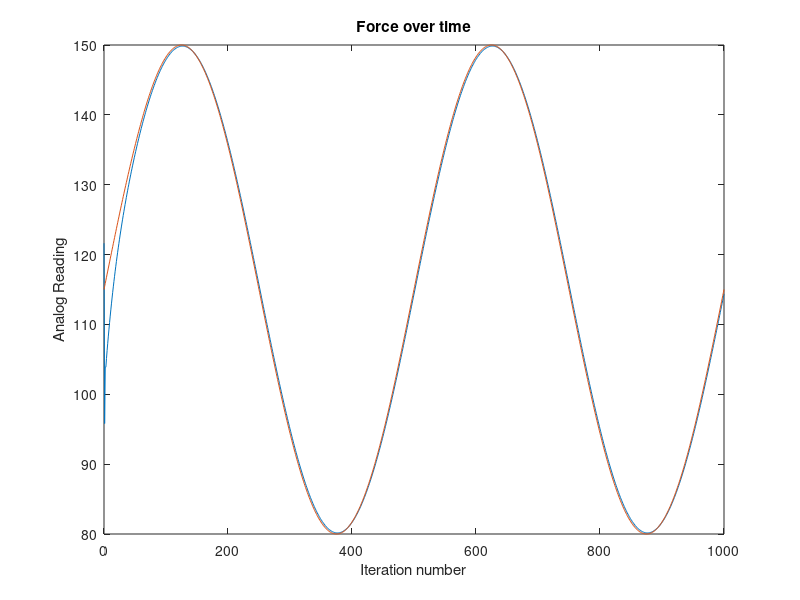

Write the MATLAB code that produced this figure.
% values with alpha = 0.036
e_i_old = 0;
e_f_old = 0;
KP = 211.7;
KI = 1971.9;
KD = 11.45;
alpha = 0.07053;
beta = 0.008763;
alpha_G = 0.7575;
beta_G = 0.2045;
Ts = 0.025;
Input_op = 10;
Analog_op = 600;
state_old = 650-Analog_op;
state = state_old;
timeArray = []
forceArray = []
sineArray = []

% Define parameters
period = 500; % Period of the sine wave in seconds
amplitude_max = 750; % Maximum amplitude
amplitude_min = 680; % Minimum amplitude      

desired_force = 600-Analog_op;

for i=0:1000
    timeArray = [timeArray, i];
    sine = (amplitude_max - amplitude_min) / 2 * sin(2 * pi / period * i) + (amplitude_max + amplitude_min) / 2;
    sineArray = [sineArray, sine-Analog_op];
    desired_force = sine-Analog_op;
    %desired_force = 700-Analog_op;

    measured = state;

    e_k = desired_force - measured;

    e_f = alpha*e_f_old + beta*e_k;

    e_f_old = e_f;

    % Accumulating error

    e_i = e_i_old + e_f;

    e_i_old = e_i;

    % Controller action

    V_k = KP*e_f + KI*e_i*Ts + KD*e_f*(1/Ts);

    V = V_k; %+Input_op for full range
    % VInput = analog2Input(V)
    state = alpha_G*state_old+beta_G*V;
    state_old = state;

    forceArray = [forceArray, state];
    %disp(['data: ' num2str(data(i+1))])
    disp(['V: ' V])
    disp(['state: ' state])

    pause(0.025)
end

figure;
plot(timeArray, forceArray);
xlabel('Iteration number');
ylabel('Analog Reading');
title('Force over time');
hold on
plot(timeArray,sineArray);
hold off

